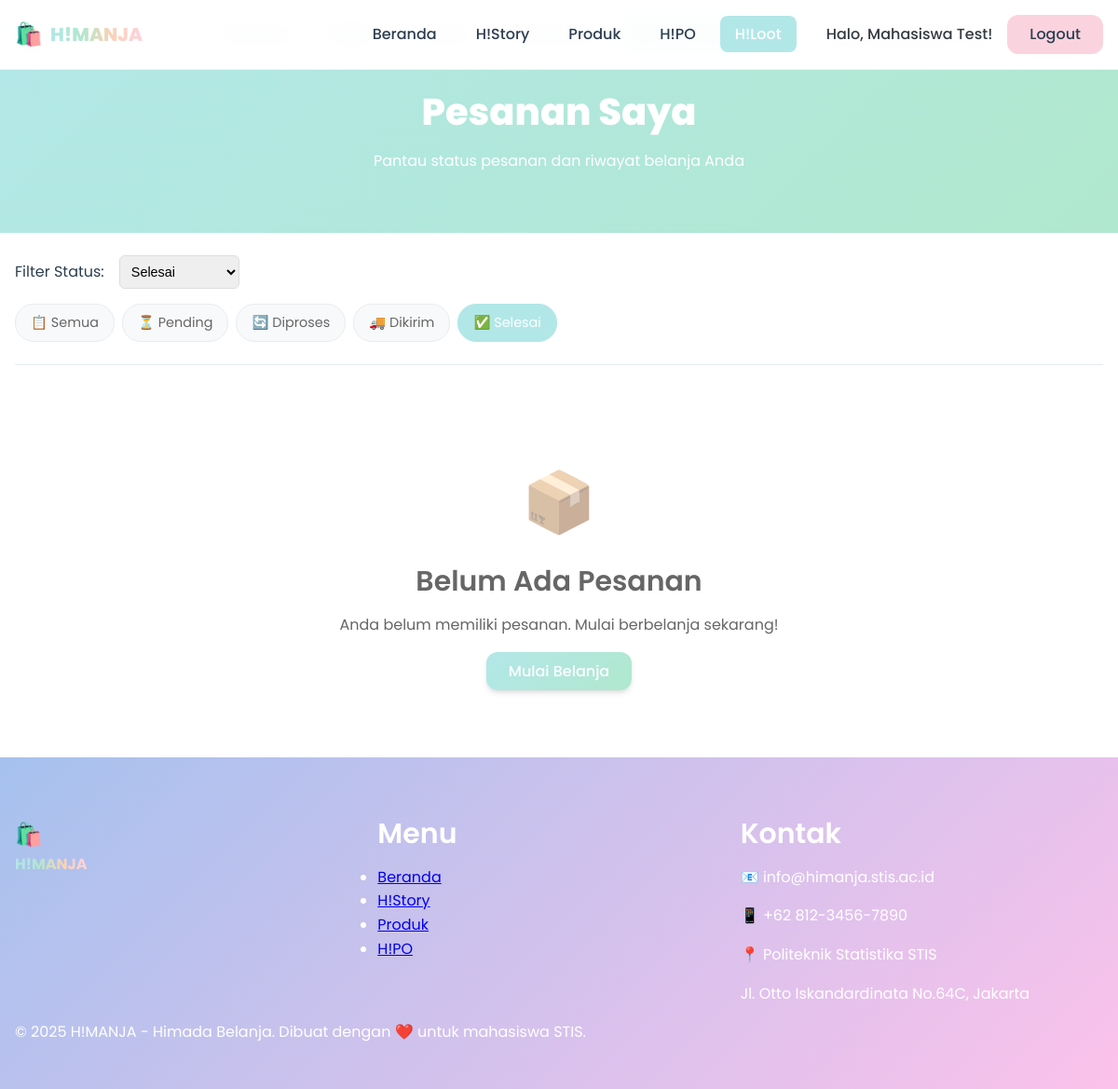
Page /my-orders.php?status=completed (signed in) on the earlier database version.
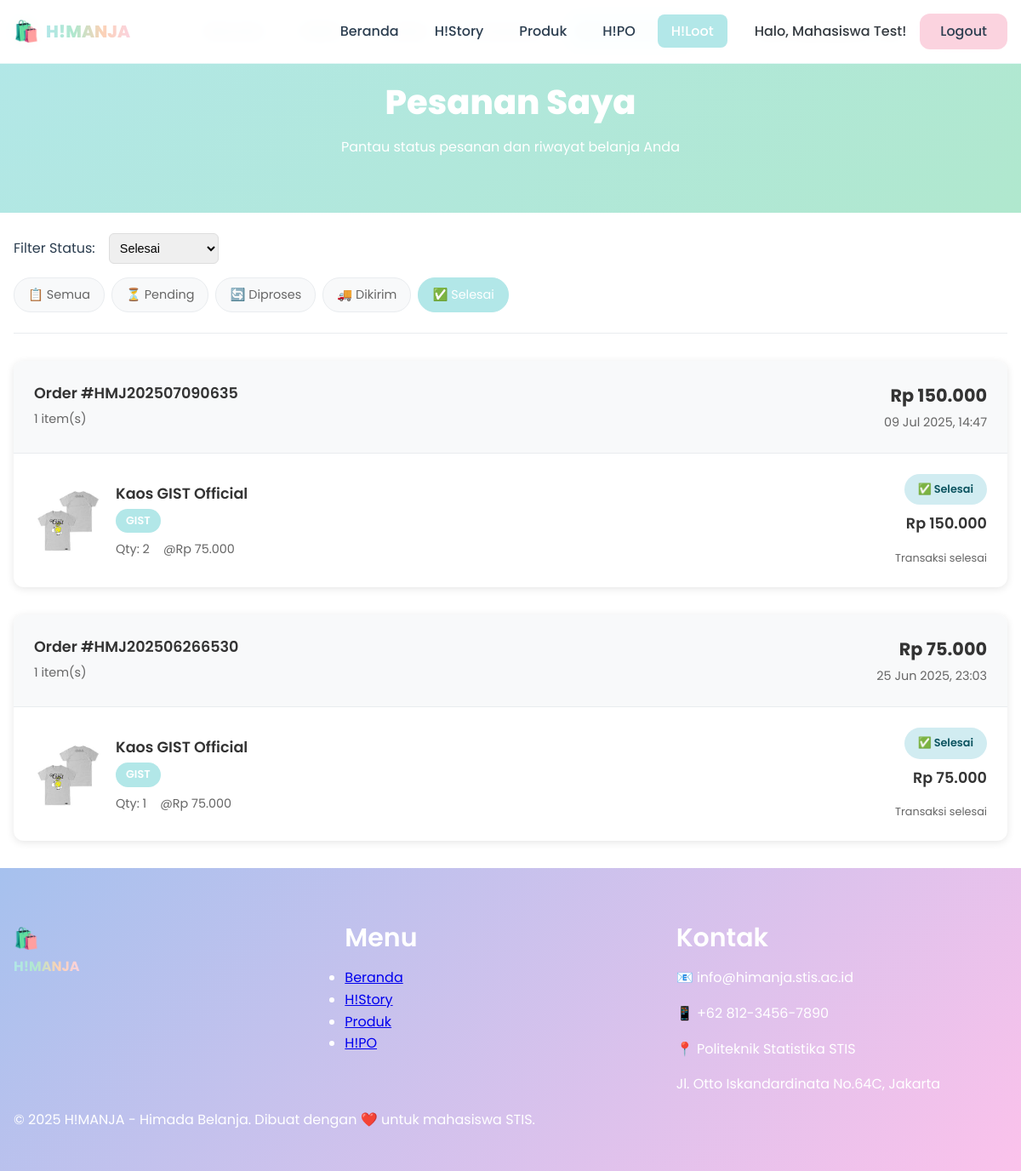
Same page on the later database version.
### tables this page shows
CREATE TABLE `order_items` (
  `id` int NOT NULL,
  `order_id` int NOT NULL,
  `himada_id` int NOT NULL,
  `product_id` int NOT NULL,
  `quantity` int NOT NULL,
  `price` decimal(12,2) NOT NULL,
  `subtotal` decimal(12,2) GENERATED ALWAYS AS ((`quantity` * `price`)) STORED,
  `catatan_produk` text,
  `status` enum('pending','confirmed','processing','ready','completed','cancelled') DEFAULT 'pending',
  `created_at` timestamp NOT NULL DEFAULT CURRENT_TIMESTAMP,
  `updated_at` timestamp NOT NULL DEFAULT CURRENT_TIMESTAMP ON UPDATE CURRENT_TIMESTAMP
);

CREATE TABLE `orders` (
  `id` int NOT NULL,
  `user_id` int NOT NULL,
  `order_number` varchar(20) NOT NULL,
  `total_amount` decimal(12,2) NOT NULL,
  `status` enum('pending','confirmed','processing','ready','completed','cancelled') DEFAULT 'pending',
  `payment_status` enum('pending','paid','failed','refunded') DEFAULT 'pending',
  `catatan_umum` text,
  `shipping_address` text,
  `created_at` timestamp NOT NULL DEFAULT CURRENT_TIMESTAMP,
  `updated_at` timestamp NOT NULL DEFAULT CURRENT_TIMESTAMP ON UPDATE CURRENT_TIMESTAMP
);

CREATE TABLE `products` (
  `id` int NOT NULL,
  `himada_id` int NOT NULL,
  `nama_produk` varchar(100) NOT NULL,
  `kategori` enum('makanan','merchandise','kaos','gantungan_kunci','oleh_oleh') NOT NULL,
  `deskripsi` text NOT NULL,
  `harga` decimal(12,2) NOT NULL,
  `stok` int DEFAULT '0',
  `stok_minimum` int DEFAULT '5',
  `gambar_url` varchar(255) DEFAULT NULL,
  `is_available` tinyint(1) DEFAULT '1',
  `created_by` int NOT NULL,
  `created_at` timestamp NOT NULL DEFAULT CURRENT_TIMESTAMP,
  `updated_at` timestamp NOT NULL DEFAULT CURRENT_TIMESTAMP ON UPDATE CURRENT_TIMESTAMP
);

CREATE TABLE `himada` (
  `id` int NOT NULL,
  `nama` varchar(50) NOT NULL,
  `nama_lengkap` varchar(200) NOT NULL,
  `daerah_asal` varchar(100) NOT NULL,
  `warna_tema` varchar(7) NOT NULL DEFAULT '#b2e7e8',
  `deskripsi` text,
  `koordinat_lat` decimal(10,8) DEFAULT NULL,
  `koordinat_lng` decimal(11,8) DEFAULT NULL,
  `logo_url` varchar(255) DEFAULT NULL,
  `contact_email` varchar(100) DEFAULT NULL,
  `contact_phone` varchar(20) DEFAULT NULL,
  `is_active` tinyint(1) DEFAULT '1',
  `created_at` timestamp NOT NULL DEFAULT CURRENT_TIMESTAMP,
  `updated_at` timestamp NOT NULL DEFAULT CURRENT_TIMESTAMP ON UPDATE CURRENT_TIMESTAMP
);

### config/database.php (called while the page is built, shortened)
<?php
function sanitizeInput($input) {
    return htmlspecialchars(strip_tags(trim($input)), ENT_QUOTES, 'UTF-8');
}
function formatCurrency($amount) {
    return 'Rp ' . number_format($amount, 0, ',', '.');
}
?>

### my-orders.php (the view, shortened to what the changed rows need)
<?php
require_once 'config/database.php';
$database = new Database();
$db = $database->getConnection();
$user_id = getUserId();
$status_filter = isset($_GET['status']) ? sanitizeInput($_GET['status']) : '';
$query = "SELECT o.*, oi.*, p.nama_produk, p.gambar_url, h.nama as himada_nama, h.warna_tema
          FROM orders o
          JOIN order_items oi ON o.id = oi.order_id
          JOIN products p ON oi.product_id = p.id
          JOIN himada h ON oi.himada_id = h.id
          WHERE o.user_id = :user_id";
$params = [':user_id' => $user_id];
if ($status_filter) {
    $query .= " AND oi.status = :status";
    $params[':status'] = $status_filter;
}
$query .= " ORDER BY o.created_at DESC";
$stmt = $db->prepare($query);
foreach ($params as $key => $value) {
    $stmt->bindValue($key, $value);
}
$stmt->execute();
$order_items = $stmt->fetchAll(PDO::FETCH_ASSOC);
$orders = [];
foreach ($order_items as $item) {
    $order_id = $item['order_id'];
    if (!isset($orders[$order_id])) {
        $orders[$order_id] = [
            'id' => $item['order_id'],
            'order_number' => $item['order_number'],
            'created_at' => $item['created_at'],
            'total_amount' => $item['total_amount'],
            'items' => []
        ];
    }
    $orders[$order_id]['items'][] = $item;
}
?>
<!DOCTYPE html>
<html lang="id">
<head>
    <link rel="stylesheet" href="assets/css/style.css">
</head>
<body>
    <section class="orders-hero">
        <div class="container">
            <h1>Pesanan Saya</h1>
        </div>
    </section>
    <section class="orders-section">
        <div class="container">
            <?php if (empty($orders)): ?>
                <div class="empty-state">
                    <div class="empty-icon">📦</div>
                    <h3>Belum Ada Pesanan</h3>
                    <p>Anda belum memiliki pesanan. Mulai berbelanja sekarang!</p>
                    <a href="products.php" class="btn-primary">Mulai Belanja</a>
                </div>
            <?php else: ?>
                <?php foreach ($orders as $order): ?>
                    <div class="order-card">
                        <div class="order-header">
                            <div class="order-info">
                                <h3>Order #<?php echo htmlspecialchars($order['order_number']); ?></h3>
                                <p><?php echo count($order['items']); ?> item(s)</p>
                            </div>
                            <div class="order-total">
                                <div class="total-amount"><?php echo formatCurrency($order['total_amount']); ?></div>
                                <div class="order-date"><?php echo date('d M Y, H:i', strtotime($order['created_at'])); ?></div>
                            </div>
                        </div>
                        <div class="order-items">
                            <?php foreach ($order['items'] as $item): ?>
                                <div class="order-item">
                                    <div class="item-image">
                                        <?php if ($item['gambar_url']): ?>
                                            <img src="<?php echo htmlspecialchars($item['gambar_url']); ?>"
                                                 alt="<?php echo htmlspecialchars($item['nama_produk']); ?>"
                                                 onerror="this.style.display='none'; this.parentElement.innerHTML='📷';">
                                        <?php else: ?>
                                            📷
                                        <?php endif; ?>
                                    </div>
                                    <div class="item-details">
                                        <div class="item-name"><?php echo htmlspecialchars($item['nama_produk']); ?></div>
                                        <div class="item-himada" style="background: <?php echo $item['warna_tema']; ?>">
                                            <?php echo htmlspecialchars($item['himada_nama']); ?>
                                        </div>
                                        <div class="item-meta">
                                            <span>Qty: <?php echo $item['quantity']; ?></span>
                                            <span>@<?php echo formatCurrency($item['price']); ?></span>
                                        </div>
                                    </div>
                                    <div class="item-status">
                                        <div class="status-badge status-<?php echo $item['status']; ?>">
                                            <?php
                                            switch ($item['status']) {
                                                case 'completed': echo '✅ Selesai'; break;
                                            }
                                            ?>
                                        </div>
                                        <div class="item-price"><?php echo formatCurrency($item['subtotal']); ?></div>
                                        <div class="status-timeline">
                                            <?php
                                            $status_messages = [
                                                'pending' => 'Menunggu konfirmasi admin',
                                                'confirmed' => 'Pesanan dikonfirmasi',
                                                'processing' => 'Sedang diproses',
                                                'ready' => 'Siap untuk diambil/dikirim',
                                                'shipped' => 'Dalam perjalanan',
                                                'delivered' => 'Sudah sampai tujuan',
                                                'completed' => 'Transaksi selesai'
                                            ];
                                            echo $status_messages[$item['status']] ?? '';
                                            ?>
                                        </div>
                                    </div>
                                </div>
                            <?php endforeach; ?>
                        </div>
                    </div>
                <?php endforeach; ?>
            <?php endif; ?>
        </div>
    </section>
</body>
</html>

Differences in the rows shown:
added order_items: order.order_number "HMJ202507090635", count($order['items']) "1", order.total_amount "Rp 150.000", created_at "09 Jul 2025, 14:47", product.gambar_url (picture), product.nama_produk "Kaos GIST Official", himada.nama "GIST", quantity "2", price "Rp 75.000", shows "✅ Selesai", subtotal "Rp 150.000", status "Transaksi selesai"
added order_items: order.order_number "HMJ202506266530", count($order['items']) "1", order.total_amount "Rp 75.000", created_at "25 Jun 2025, 23:03", product.gambar_url (picture), product.nama_produk "Kaos GIST Official", himada.nama "GIST", quantity "1", price "Rp 75.000", shows "✅ Selesai", subtotal "Rp 75.000", status "Transaksi selesai"
Other differences:
text no longer shown: "📦 Belum Ada Pesanan Anda belum memiliki pesanan. Mulai berbelanja sekarang! Mulai Belanja"
